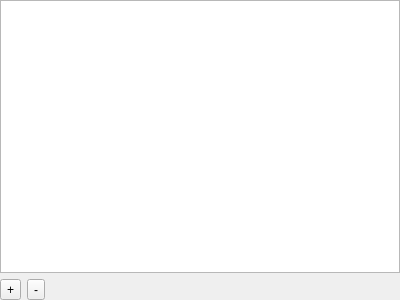
<?xml version="1.0" encoding="UTF-8"?>
<ui version="4.0">
 <class>PayloadFormListWidget</class>
 <widget class="QWidget" name="PayloadFormListWidget">
  <property name="geometry">
   <rect>
    <x>0</x>
    <y>0</y>
    <width>400</width>
    <height>300</height>
   </rect>
  </property>
  <property name="windowTitle">
   <string>Form</string>
  </property>
  <layout class="QVBoxLayout" name="verticalLayout">
   <property name="margin">
    <number>0</number>
   </property>
   <item>
    <widget class="QListWidget" name="listWidget"/>
   </item>
   <item>
    <layout class="QHBoxLayout" name="horizontalLayout">
     <item>
      <widget class="QToolButton" name="addButton">
       <property name="text">
        <string>+</string>
       </property>
      </widget>
     </item>
     <item>
      <widget class="QToolButton" name="removeButton">
       <property name="text">
        <string>-</string>
       </property>
      </widget>
     </item>
     <item>
      <spacer name="horizontalSpacer">
       <property name="orientation">
        <enum>Qt::Horizontal</enum>
       </property>
       <property name="sizeHint" stdset="0">
        <size>
         <width>40</width>
         <height>20</height>
        </size>
       </property>
      </spacer>
     </item>
    </layout>
   </item>
  </layout>
 </widget>
 <resources/>
 <connections/>
</ui>
